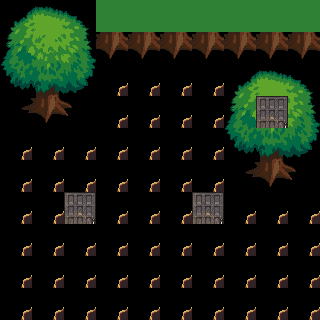

This is a level from a 2D game, rendered from its Tiled map with the project's own tilesets. A one-line summary and the complete map file follow:
An orthogonal 10x10 tile map with 32x32 px tiles, 2 tile layers (Capa de Patrones 1, Capa de patrones 2), 2 tilesets.

<map version="1.0" orientation="orthogonal" width="10" height="10" tilewidth="32" tileheight="32">
 <tileset firstgid="1" name="terrain_atlas" tilewidth="32" tileheight="32">
  <image source="../tilesets/terrain_atlas.png" width="1024" height="1024" />
 </tileset>
 <tileset firstgid="1025" name="build_atlas" tilewidth="32" tileheight="32">
  <image source="../tilesets/build_atlas.png" width="1024" height="1024" />
 </tileset>
 <layer name="Capa de Patrones 1" width="10" height="10">
  <data>
   <tile gid="926" />
   <tile gid="927" />
   <tile gid="928" />
   <tile gid="119" />
   <tile gid="119" />
   <tile gid="119" />
   <tile gid="119" />
   <tile gid="119" />
   <tile gid="119" />
   <tile gid="119" />
   <tile gid="958" />
   <tile gid="959" />
   <tile gid="960" />
   <tile gid="1023" />
   <tile gid="1023" />
   <tile gid="1023" />
   <tile gid="1023" />
   <tile gid="1023" />
   <tile gid="1023" />
   <tile gid="1023" />
   <tile gid="990" />
   <tile gid="991" />
   <tile gid="992" />
   <tile gid="1" />
   <tile gid="1" />
   <tile gid="1" />
   <tile gid="1" />
   <tile gid="926" />
   <tile gid="927" />
   <tile gid="928" />
   <tile gid="1022" />
   <tile gid="1023" />
   <tile gid="1024" />
   <tile gid="1" />
   <tile gid="1" />
   <tile gid="1" />
   <tile gid="1" />
   <tile gid="958" />
   <tile gid="959" />
   <tile gid="960" />
   <tile gid="1" />
   <tile gid="1" />
   <tile gid="1" />
   <tile gid="1" />
   <tile gid="1" />
   <tile gid="1" />
   <tile gid="1" />
   <tile gid="990" />
   <tile gid="991" />
   <tile gid="992" />
   <tile gid="1" />
   <tile gid="1" />
   <tile gid="1" />
   <tile gid="1" />
   <tile gid="1" />
   <tile gid="1" />
   <tile gid="1" />
   <tile gid="1022" />
   <tile gid="1023" />
   <tile gid="1024" />
   <tile gid="1" />
   <tile gid="1" />
   <tile gid="1" />
   <tile gid="1" />
   <tile gid="1" />
   <tile gid="1" />
   <tile gid="1" />
   <tile gid="1" />
   <tile gid="1" />
   <tile gid="1" />
   <tile gid="1" />
   <tile gid="1" />
   <tile gid="1" />
   <tile gid="1" />
   <tile gid="1" />
   <tile gid="1" />
   <tile gid="1" />
   <tile gid="1" />
   <tile gid="1" />
   <tile gid="1" />
   <tile gid="1" />
   <tile gid="1" />
   <tile gid="1" />
   <tile gid="1" />
   <tile gid="1" />
   <tile gid="1" />
   <tile gid="1" />
   <tile gid="1" />
   <tile gid="1" />
   <tile gid="1" />
   <tile gid="1" />
   <tile gid="1" />
   <tile gid="1" />
   <tile gid="1" />
   <tile gid="1" />
   <tile gid="1" />
   <tile gid="1" />
   <tile gid="1" />
   <tile gid="1" />
   <tile gid="1" />
  </data>
 </layer>
 <layer name="Capa de patrones 2" width="10" height="10">
  <data>
   <tile gid="0" />
   <tile gid="0" />
   <tile gid="0" />
   <tile gid="0" />
   <tile gid="0" />
   <tile gid="0" />
   <tile gid="0" />
   <tile gid="0" />
   <tile gid="0" />
   <tile gid="0" />
   <tile gid="0" />
   <tile gid="0" />
   <tile gid="0" />
   <tile gid="0" />
   <tile gid="0" />
   <tile gid="0" />
   <tile gid="0" />
   <tile gid="0" />
   <tile gid="0" />
   <tile gid="0" />
   <tile gid="0" />
   <tile gid="0" />
   <tile gid="0" />
   <tile gid="0" />
   <tile gid="0" />
   <tile gid="0" />
   <tile gid="0" />
   <tile gid="0" />
   <tile gid="0" />
   <tile gid="0" />
   <tile gid="0" />
   <tile gid="0" />
   <tile gid="0" />
   <tile gid="0" />
   <tile gid="0" />
   <tile gid="0" />
   <tile gid="0" />
   <tile gid="0" />
   <tile gid="1025" />
   <tile gid="0" />
   <tile gid="0" />
   <tile gid="0" />
   <tile gid="0" />
   <tile gid="0" />
   <tile gid="0" />
   <tile gid="0" />
   <tile gid="0" />
   <tile gid="0" />
   <tile gid="0" />
   <tile gid="0" />
   <tile gid="0" />
   <tile gid="0" />
   <tile gid="0" />
   <tile gid="0" />
   <tile gid="0" />
   <tile gid="0" />
   <tile gid="0" />
   <tile gid="0" />
   <tile gid="0" />
   <tile gid="0" />
   <tile gid="0" />
   <tile gid="0" />
   <tile gid="1025" />
   <tile gid="0" />
   <tile gid="0" />
   <tile gid="0" />
   <tile gid="1025" />
   <tile gid="0" />
   <tile gid="0" />
   <tile gid="0" />
   <tile gid="0" />
   <tile gid="0" />
   <tile gid="0" />
   <tile gid="0" />
   <tile gid="0" />
   <tile gid="0" />
   <tile gid="0" />
   <tile gid="0" />
   <tile gid="0" />
   <tile gid="0" />
   <tile gid="0" />
   <tile gid="0" />
   <tile gid="0" />
   <tile gid="0" />
   <tile gid="0" />
   <tile gid="0" />
   <tile gid="0" />
   <tile gid="0" />
   <tile gid="0" />
   <tile gid="0" />
   <tile gid="0" />
   <tile gid="0" />
   <tile gid="0" />
   <tile gid="0" />
   <tile gid="0" />
   <tile gid="0" />
   <tile gid="0" />
   <tile gid="0" />
   <tile gid="0" />
   <tile gid="0" />
  </data>
 </layer>
</map>
